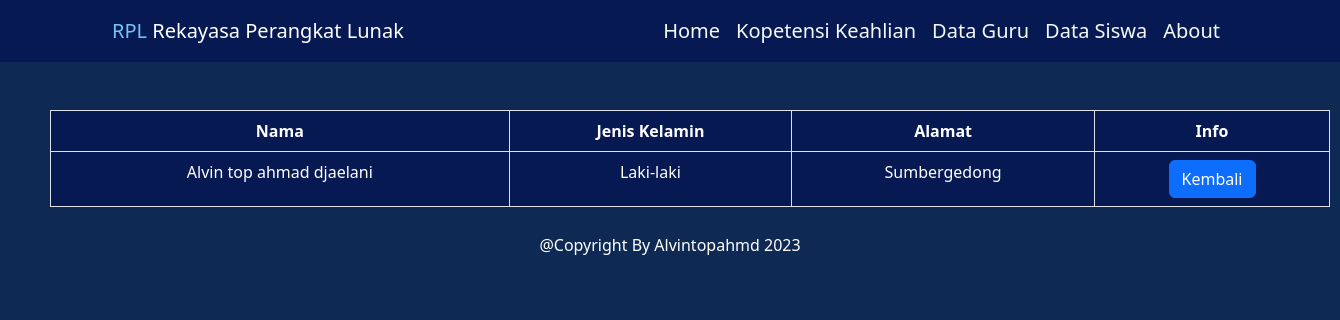
/public/data_siswaa/detail/60, run on the app's committed database.
### tables this page shows
CREATE TABLE `data_siswa` (
  `id` int(10) NOT NULL,
  `nama` varchar(255) NOT NULL,
  `jenis_kelamin` varchar(255) NOT NULL,
  `alamat` varchar(255) NOT NULL
);

### app/core/Controller.php (called while the page is built, shortened)
<?php
class Controller {
    public function view($view, $data = []) {
        require_once "../app/view/" . $view . '.php';
    }
    public function model($model) {
        return new $model;
    }
}
?>

### app/controller/data_siswaa.php (called while the page is built, shortened)
<?php
class data_siswaa extends Controller
{
    public function detail($id){
        $data['judul'] = "detail siswa";
        $data['data_siswaa'] = $this->model("data_siswaa_model")->getsiswaById($id);
        $this->view('data_siswaa/detail', $data);
    }
}
?>

### app/core/App.php (called while the page is built, shortened)
<?php
class App
{
    protected $method = "index";
    protected $params = [];
    public function __construct()
    {
        $url = $this->parseURL();
        if(file_exists('../app/controller/'. $url [0].'.php')) {
            unset($url[0]);
        }
            $this->controller = new $this->controller;
            if(isset($url[1]))
            {
                if(method_exists($this->controller,$url[1])) {
                $this->method= $url[1];
                unset($url[1]);
                }
            }
            if(!empty($url)) {
                $this->params = array_values($url);
            }
            call_user_func_array(
            [$this->controller, $this->method], $this->params);
        }
    public function parseURL()
    {
        if (isset($_GET['url']))
        {
            $url = rtrim($_GET['url'],"/");
            $url = filter_var($url, FILTER_SANITIZE_URL);
            $url = explode('/', $url);
            return $url;
        }
    }
}

### public/index.php (called while the page is built, shortened)
<?php
$app = new App;
?>

### app/core/Database.php (called while the page is built, shortened)
<?php
class Database {
    private $host = DB_HOST;
    private $user = DB_USER;
    private $pass = DB_PASS;
    private $db_name = DB_NAME;
    private $dbh;
    private $stmt;
    public function __construct()
    {
        $dsn = 'mysql:host=' . $this->host . ';dbname=' . $this->db_name;
        $option = [
            PDO::ATTR_PERSISTENT => true,
            PDO::ATTR_ERRMODE => PDO::ERRMODE_EXCEPTION
        ];
        try {
            $this->dbh = new PDO($dsn, $this->user, $this->pass, $option);
        } catch(PDOException $e) {
            die($e->getMessage());
        }
    }
    public function query($query)
    {
        $this->stmt = $this->dbh->prepare($query);
    }
    public function bind($param, $value, $type = null)
    {
        if( is_null($type) ) {
            switch( true ) {
                default :
                    $type = PDO::PARAM_STR;
            }
        }
        $this->stmt->bindValue($param, $value, $type);
    }
    public function execute()
    {
        $this->stmt->execute();
    }
    public function resultSingle()
    {
        $this->execute();
        return $this->stmt->fetch(PDO::FETCH_ASSOC);
    }
}

### app/models/data_siswaa_model.php (called while the page is built, shortened)
<?php
class data_siswaa_model
{
    private $table = 'data_siswa';
    private $db;
    public function __construct()
    {
        $this->db = new Database;
    }
    public function getsiswaById($id)
    {
        $this->db->query("SELECT * FROM " . $this->table . ' WHERE id=:id');
        $this->db->bind('id', $id);
        return $this->db->resultSingle();
    }
}
?>

### app/view/data_siswaa/detail.php (the view, shortened to what this page needs)
<!DOCTYPE html>
<html lang="en">
<head>
</head>
<body>
<div  style="margin-left:50px; margin-right:50px;" class="mt-5">
    <div class="row">
      <div class="col-6">
<table style="width:80rem;" class="table table-bordered " id="myTable">
          <thead>
            <tr  class="text-center">
              <th style="background-color:#071952; color : white; font: size 10px;" scope="col">Nama</th>
              <th style="background-color:#071952; color : white; font: size 10px;" scope="col">Jenis Kelamin</th>
              <th style="background-color:#071952; color : white; font: size 10px;" scope="col">Alamat</th>
              <th style="background-color:#071952; color : white; font: size 10px;" scope="col">Info</th>
            </tr>
          </thead>
          <tbody >
              <tr class="text-center" style="background-color:#071952;">
                <td style="background-color:#071952; color : white; font: size 10px;">
                <?= $data['data_siswaa']['nama'];?>
                </td>
                <td style="background-color:#071952; color : white; font: size 10px;">
                <?= $data['data_siswaa']['jenis_kelamin'];?>
                </td>
                <td style="background-color:#071952; color : white; font: size 10px;">
                <?= $data['data_siswaa']['alamat'];?>
                </td>
                <td style="background-color:#071952; color : white; font: size 10px;">
                <a href="<?= LINK_URL;?>/data_siswaa"style="text-decoration:none; color: white"
                    class="btn btn-primary">Kembali</a>
                </td>
              </tr>
          </tbody>
        </table>
      </div></div></div>
</body>
</html>

### app/view/data_siswaa/detail.php (style rules this page uses)
body { background-color: #0E2954; }

### data on the page
data_siswa: nama "Alvin top ahmad djaelani", jenis_kelamin "Laki-laki", alamat "Sumbergedong"
